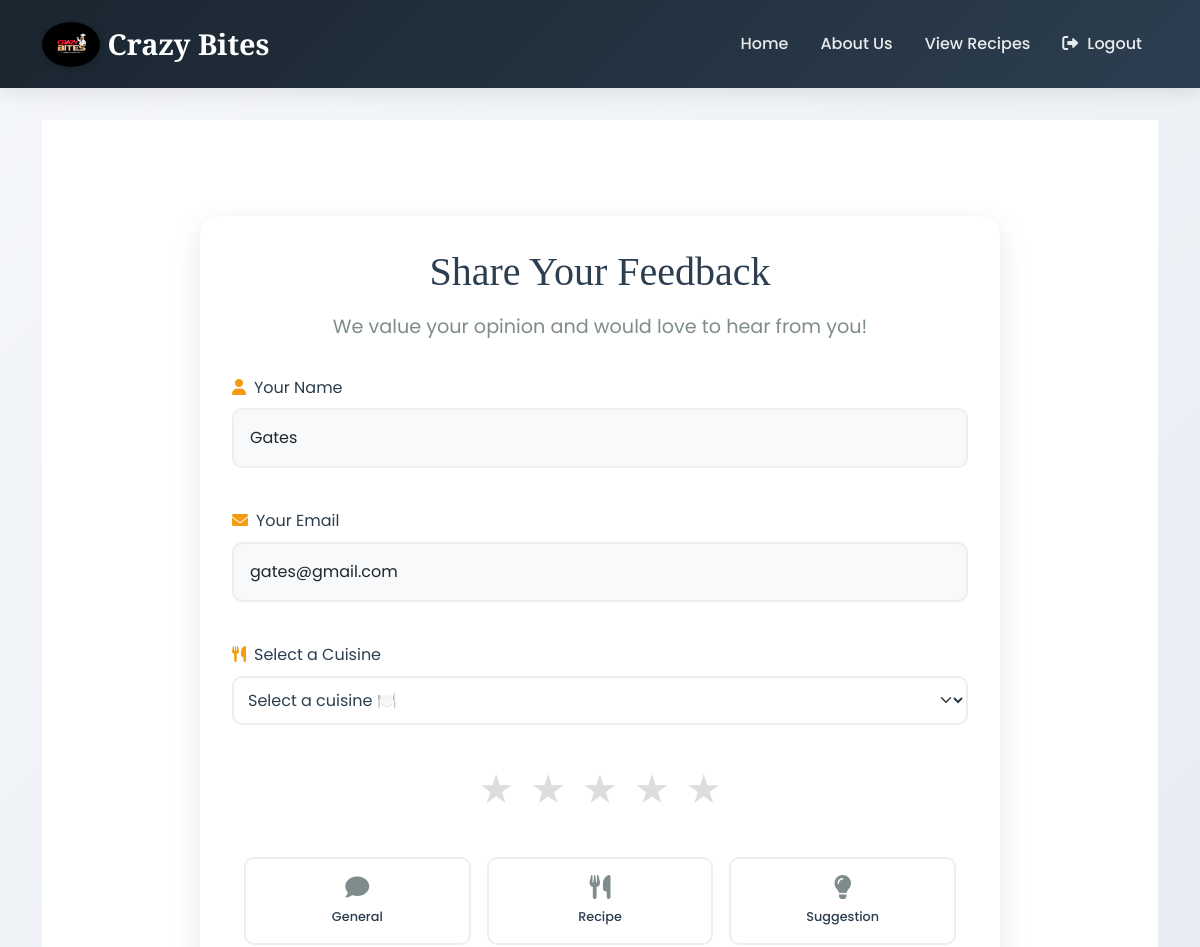
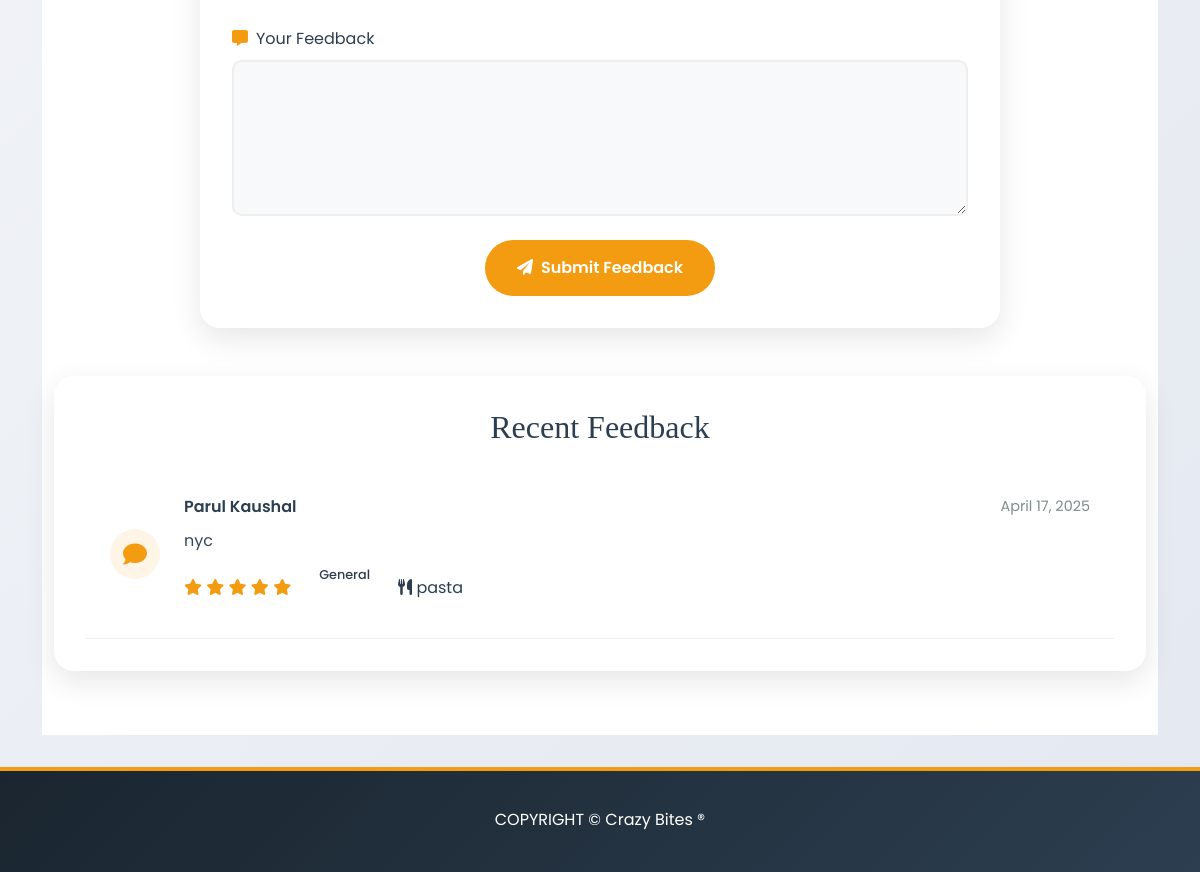
The app's page /feedback/ (signed in) with its own data (2 pictures, top to bottom).
### recipes/models.py (models this page shows, shortened)
class Feedback(models.Model):
    FEEDBACK_TYPES = [
        ('general', 'General'),
        ('recipe', 'Recipe'),
        ('suggestion', 'Suggestion')
    ]
    name = models.CharField(max_length=100)
    email = models.EmailField()
    message = models.TextField()
    rating = models.IntegerField()
    recipe = models.ForeignKey(Recipe, on_delete=models.CASCADE, related_name='feedbacks')
    feedback_type = models.CharField(max_length=20, choices=FEEDBACK_TYPES)
    created_at = models.DateTimeField(auto_now_add=True)
    def get_icon(self):
        icons = {
            'general': 'fa-comment',
            'recipe': 'fa-utensils',
            'suggestion': 'fa-lightbulb'
        }
        return icons.get(self.feedback_type, 'fa-comment')

class Recipe(models.Model):
    title = models.CharField(max_length=200)
    description = models.TextField()
    ingredients = models.TextField()  # Could be JSONField or ManyToManyField for more complexity
    instructions = models.TextField()
    cuisine = models.CharField(max_length=100, blank=True)
    meal_type = models.CharField(max_length=100, blank=True)  # e.g., Breakfast, Lunch
    image = models.ImageField(upload_to='recipes/', blank=True, null=True)
    image_url = models.URLField(max_length=500, blank=True, null=True)
    is_published = models.BooleanField(default=False)
    created_by = models.ForeignKey(User, on_delete=models.CASCADE, related_name='recipes')
    created_at = models.DateTimeField(auto_now_add=True)
    updated_at = models.DateTimeField(auto_now=True)
    class Meta:
        ordering = ['-created_at']

### recipes/views.py (the view, shortened to what this page needs)
# urls.py: path('feedback/',views.feedback_view,name='feedback'),
@login_required(login_url='login', redirect_field_name='next')
def feedback_view(request):
    recipes = Recipe.objects.all().order_by('cuisine', 'title')
    feedbacks = Feedback.objects.all().order_by('-created_at')
    print(f"Number of recipes found: {recipes.count()}")
    for recipe in recipes:
        print(f"Recipe: {recipe.title} - Cuisine: {recipe.cuisine}")
    context = {
        'recipes': recipes,
        'feedbacks': feedbacks
    }
    return render(request, 'feedback.html', context)

### recipes/templates/feedback.html (shortened to what this page needs)
{% extends 'base.html' %}
{% load static %}
{% block content %}
<section class="feedback-section">
    <div class="container">
        <div class="feedback-card">
            <h1 style="text-align: center; color: #2c3e50; font-family: 'Playfair Display', serif; margin-bottom: 1rem;">Share Your Feedback</h1>
            <p style="text-align: center; color: #7f8c8d; font-size: 1.2rem; margin-bottom: 2rem;">We value your opinion and would love to hear from you!</p>
            <form class="feedback-form" method="POST" action="{% url 'submit_feedback' %}">
                <div class="mb-3">
                    <label for="name" class="form-label"><i class="fas fa-user me-2" style="color: #f39c12;"></i>Your Name</label>
                    <div class="input-group">
                        <input type="text" class="form-control" id="name" name="name" value="{{ user.username }}" {% if user.is_authenticated %}readonly{% endif %} required>
                    </div>
                </div>
                <div class="mb-3">
                    <label for="email" class="form-label"><i class="fas fa-envelope me-2" style="color: #f39c12;"></i>Your Email</label>
                    <div class="input-group">
                        <input type="email" class="form-control" id="email" name="email" value="{{ user.email }}" {% if user.is_authenticated %}readonly{% endif %} required>
                    </div>
                </div>
                <div class="recipe-select">
                    <label for="recipe" class="form-label">
                        <i class="fas fa-utensils me-2" style="color: #f39c12;"></i>Select a Cuisine
                    </label>
                    <select class="form-select" name="recipe" id="recipe" required>
                        <option value="" selected disabled>Select a cuisine 🍽️</option>
                    </select>
                </div>
                <div class="star-rating">
                    <span class="star" data-rating="1">★</span>
                    <span class="star" data-rating="2">★</span>
                    <span class="star" data-rating="3">★</span>
                    <span class="star" data-rating="4">★</span>
                    <span class="star" data-rating="5">★</span>
                </div>
                <div class="feedback-type">
                    <div class="feedback-type-option" data-type="general">
                        <i class="fas fa-comment"></i>
                        <span>General</span>
                    </div>
                    <div class="feedback-type-option" data-type="recipe">
                        <i class="fas fa-utensils"></i>
                        <span>Recipe</span>
                    </div>
                    <div class="feedback-type-option" data-type="suggestion">
                        <i class="fas fa-lightbulb"></i>
                        <span>Suggestion</span>
                    </div>
                </div>
                <div class="mb-3">
                    <label for="message" class="form-label"><i class="fas fa-comment-alt me-2" style="color: #f39c12;"></i>Your Feedback</label>
                    <textarea class="form-control" id="message" name="message" rows="5" required></textarea>
                </div>
                <div class="text-center">
                    <button type="submit" class="btn btn-submit">
                        <i class="fas fa-paper-plane me-2"></i>Submit Feedback
                    </button>
                </div>
            </form>
        </div>
        <div class="feedback-table">
            <h2>Recent Feedback</h2>
            {% if feedbacks %}
                {% for feedback in feedbacks %}
                <div class="feedback-item">
                    <div class="feedback-icon">
                        <i class="fas {{ feedback.get_icon }}"></i>
                    </div>
                    <div class="feedback-content">
                        <div class="feedback-header">
                            <span class="feedback-name">{{ feedback.name }}</span>
                            <span class="feedback-date">{{ feedback.created_at|date:"F j, Y" }}</span>
                        </div>
                        <div class="feedback-message">{{ feedback.message }}</div>
                        <div class="feedback-meta">
                            <div class="feedback-rating">
                                {% for i in "12345"|make_list %}
                                    <i class="fas fa-star{% if forloop.counter <= feedback.rating %} active{% endif %}"></i>
                                {% endfor %}
                            </div>
                            <span class="feedback-type {{ feedback.feedback_type }}">
                                {{ feedback.get_feedback_type_display }}
                            </span>
                            {% if feedback.recipe %}
                            <span class="feedback-recipe">
                                <i class="fas fa-utensils"></i> {{ feedback.recipe.title }}
                            </span>
                            {% endif %}
                        </div>
                    </div>
                </div>
                {% endfor %}
            {% else %}
                <div class="no-feedback">
                    <i class="fas fa-comment-slash"></i>
                    <p>No feedback submitted yet. Be the first to share your thoughts!</p>
                </div>
            {% endif %}
        </div>
    </div>
</section>
{% endblock %}

### recipes/templates/base.html (style rules this page uses)
:root { --primary-color: #2c3e50; --secondary-color: #e74c3c; --accent-color: #f39c12; --text-color: #2c3e50; --light-bg: #f8f9fa; --dark-bg: #1a252f; --nav-bg: #1a252f; --footer-bg: #1a252f; --gradient-dark: linear-gradient(135deg, #1a252f, #2c3e50); --card-shadow: 0 10px 30px rgba(0,0,0,0.1); --hover-shadow: 0 15px 35px rgba(0,0,0,0.2); }
body { font-family: 'Poppins', sans-serif; color: var(--text-color); line-height: 1.6; background-color: var(--light-bg); background-image: linear-gradient(135deg, #f5f7fa 0%, #e4e8f0 100%); min-height: 100vh; display: flex; flex-direction: column; }
.form-control { border: 2px solid #e9ecef; border-radius: 12px; padding: 0.8rem 1rem; font-size: 1rem; transition: all 0.3s ease; background-color: #f8f9fa; }

### recipes/templates/feedback.html (style rules this page uses)
.feedback-section { background: white; min-height: 100vh; padding: 4rem 0; }
.feedback-card { background: white; border-radius: 20px; box-shadow: 0 10px 30px rgba(0,0,0,0.1); padding: 2rem; margin: 2rem auto; max-width: 800px; }
.star-rating { display: flex; justify-content: center; margin: 2rem 0; }
.star { font-size: 2.5rem; color: #ddd; cursor: pointer; transition: color 0.2s; margin: 0 0.5rem; }
.feedback-form .form-control { border-radius: 10px; padding: 1rem; margin-bottom: 1.5rem; border: 2px solid #eee; transition: all 0.3s; }
.btn-submit { background: #f39c12; color: white; padding: 1rem 2rem; border-radius: 50px; border: none; font-weight: 600; transition: all 0.3s; }
.feedback-header { text-align: center; margin-bottom: 3rem; display: block; }
.form-select { appearance: auto !important; -webkit-appearance: auto !important; -moz-appearance: auto !important; padding: 10px; width: 100%; border: 2px solid #eee; border-radius: 10px; font-size: 1rem; color: #2c3e50; background-color: white; cursor: pointer; }
.form-select option { padding: 8px; color: #2c3e50; background-color: white; }
.feedback-type { display: flex; justify-content: space-between; margin-bottom: 1.5rem; gap: 1rem; }
.feedback-type-option { flex: 1; padding: 1rem; border: 2px solid #eee; border-radius: 10px; cursor: pointer; transition: all 0.3s; text-align: center; }
.feedback-type-option i { font-size: 1.5rem; margin-bottom: 0.5rem; color: #7f8c8d; }
.feedback-type-option span { display: block; font-weight: 500; color: #2c3e50; }
.recipe-select { margin-bottom: 1.5rem; }
.feedback-table { margin-top: 3rem; background: white; border-radius: 20px; box-shadow: 0 10px 30px rgba(0,0,0,0.1); padding: 2rem; }
.feedback-table h2 { color: #2c3e50; font-family: 'Playfair Display', serif; margin-bottom: 1.5rem; text-align: center; }
.feedback-item { display: flex; align-items: center; padding: 1.5rem; border-bottom: 1px solid #eee; transition: all 0.3s; }
.feedback-icon { width: 50px; height: 50px; border-radius: 50%; background-color: rgba(243, 156, 18, 0.1); display: flex; align-items: center; justify-content: center; margin-right: 1.5rem; flex-shrink: 0; }
.feedback-icon i { font-size: 1.5rem; color: #f39c12; }
.feedback-content { flex-grow: 1; }
.feedback-header { display: flex; justify-content: space-between; align-items: center; margin-bottom: 0.5rem; }
.feedback-name { font-weight: 600; color: #2c3e50; }
.feedback-date { color: #7f8c8d; font-size: 0.9rem; }
.feedback-message { color: #34495e; margin-bottom: 0.5rem; }
.feedback-meta { display: flex; align-items: center; gap: 1rem; }
.feedback-rating { color: #f39c12; }
.feedback-type { padding: 0.25rem 0.75rem; border-radius: 20px; font-size: 0.8rem; font-weight: 500; }
.input-group .form-control { border-radius: 10px; border: 2px solid #eee; }

### records on screen
Feedback: name "Parul Kaushal", created_at "April 17, 2025", message "nyc", rating 5 (drawn), feedback_type "General", recipe "pasta"
